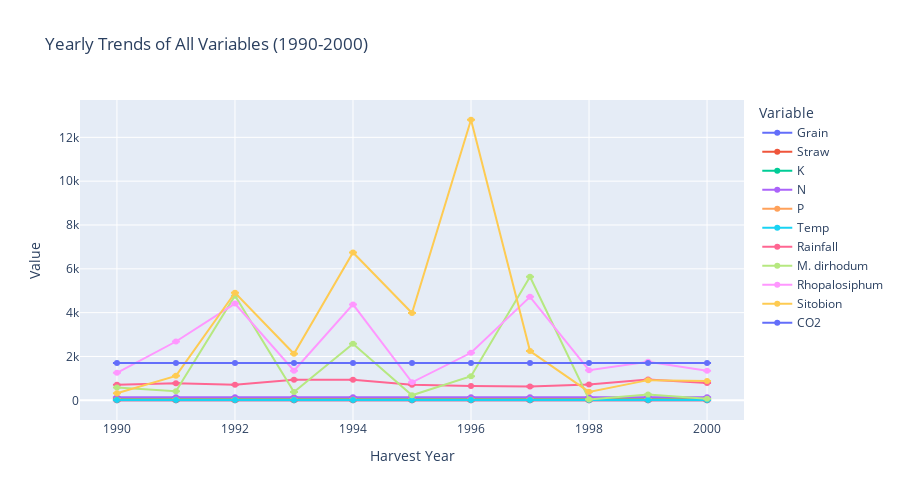
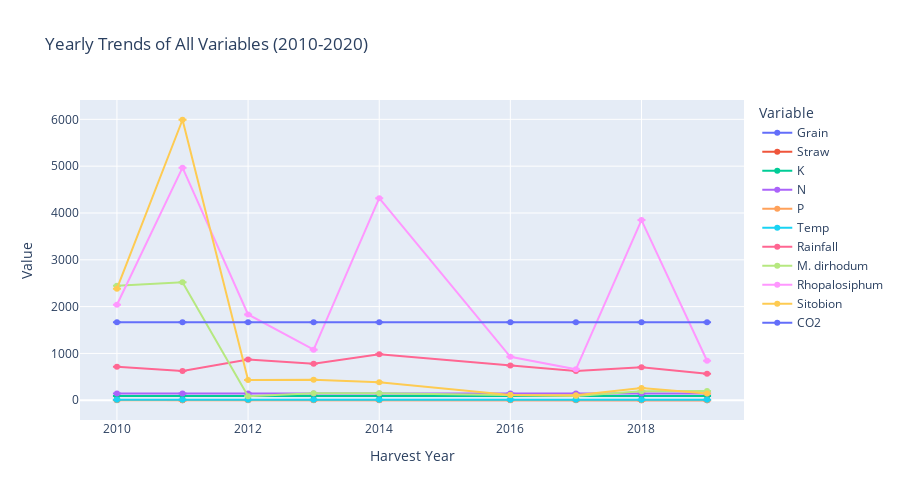

The code cell stored with these charts, in order, in its notebook:
### Code cell
# Reorder so grain and straw are first
all_numeric = [col for col in summary_df.columns if col != 'harvest_year']
numeric_cols = ['grain', 'straw'] + [col for col in all_numeric if col not in ['grain', 'straw']]

# 1990-2000 plot
fig_90s = go.Figure()
for col in numeric_cols:
    legend_name = col_map.get(col, col)
    fig_90s.add_trace(go.Scatter(
        x=summary_90s.index,
        y=summary_90s[col],
        error_y=dict(type='data', array=stderr_90s[col]),
        mode='lines+markers',
        name=legend_name
    ))
fig_90s.update_layout(
    title='Yearly Trends of All Variables (1990-2000)',
    xaxis_title='Harvest Year',
    yaxis_title='Value',
    legend_title='Variable',
    width=900,
    height=500
)
fig_90s.show()

# 2010-2020 plot
fig_10s = go.Figure()
for col in numeric_cols:
    legend_name = col_map.get(col, col)
    fig_10s.add_trace(go.Scatter(
        x=summary_10s.index,
        y=summary_10s[col],
        error_y=dict(type='data', array=stderr_10s[col]),
        mode='lines+markers',
        name=legend_name
    ))
fig_10s.update_layout(
    title='Yearly Trends of All Variables (2010-2020)',
    xaxis_title='Harvest Year',
    yaxis_title='Value',
    legend_title='Variable',
    width=900,
    height=500
)
fig_10s.show()

# Export 1990-2000 plot to JSON
with open('website/plotly-json/1_SummaryPlot_1990.json', 'w') as f:
    f.write(fig_90s.to_json())

# Export 2010-2020 plot to JSON
with open('website/plotly-json/1_SummaryPlot_2010.json', 'w') as f:
    f.write(fig_10s.to_json())

### Figure 1 — Plotly figure (JSON) as saved in the notebook; plotly's stock layout.template omitted (floating-point values rounded to 4 significant figures)
{"data": [{"error_y": {"array": [0.3298, 0.348, 0.5161, 0.5834, 0.4895, 0.3498, 0.2091, 0.4418, 0.5803, 0.7525, 0.7042], "type": "data"}, "mode": "lines+markers", "name": "Grain", "type": "scatter", "x": [1990, 1991, 1992, 1993, 1994, 1995, 1996, 1997, 1998, 1999, 2000], "y": [7.63, 7.207, 6.884, 5.196, 6.161, 5.926, 7.425, 6.885, 5.166, 5.246, 5.044]}, {"error_y": {"array": [0.2975, 0.25, 0.5125, 0.28, 0.3849, 0.0225, 0.2566, 0.3431, 0.262, 0.5959, 0.1612], "type": "data"}, "mode": "lines+markers", "name": "Straw", "type": "scatter", "x": [1990, 1991, 1992, 1993, 1994, 1995, 1996, 1997, 1998, 1999, 2000], "y": [3.275, 6.06, 4.455, 2.54, 4.19, 2.545, 3.828, 2.76, 4.218, 2.515, 2.735]}, {"error_y": {"array": [0, 0, 0, 0, 0, 0, 0, 0, 0, 0, 0], "type": "data"}, "mode": "lines+markers", "name": "K", "type": "scatter", "x": [1990, 1991, 1992, 1993, 1994, 1995, 1996, 1997, 1998, 1999, 2000], "y": [90, 90, 90, 90, 90, 90, 90, 90, 90, 90, 90]}, {"error_y": {"array": [0, 0, 0, 0, 0, 0, 0, 0, 0, 0, 0], "type": "data"}, "mode": "lines+markers", "name": "N", "type": "scatter", "x": [1990, 1991, 1992, 1993, 1994, 1995, 1996, 1997, 1998, 1999, 2000], "y": [144, 144, 144, 144, 144, 144, 144, 144, 144, 144, 144]}, {"error_y": {"array": [0, 0, 0, 0, 0, 0, 0, 0, 0, 0, 0], "type": "data"}, "mode": "lines+markers", "name": "P", "type": "scatter", "x": [1990, 1991, 1992, 1993, 1994, 1995, 1996, 1997, 1998, 1999, 2000], "y": [35, 35, 35, 35, 35, 35, 35, 35, 35, 35, 35]}, {"error_y": {"array": [0, 0, 0, 0, 0, 0, 0, 0, 0, 0, 0], "type": "data"}, "mode": "lines+markers", "name": "Temp", "type": "scatter", "x": [1990, 1991, 1992, 1993, 1994, 1995, 1996, 1997, 1998, 1999, 2000], "y": [10.47, 9.143, 10.0, 9.488, 9.593, 10.57, 9.244, 9.926, 10.26, 10.3, 10.26]}, {"error_y": {"array": [0, 0, 0, 0, 4.641e-14, 0, 0, 0, 0, 0, 0], "type": "data"}, "mode": "lines+markers", "name": "Rainfall", "type": "scatter", "x": [1990, 1991, 1992, 1993, 1994, 1995, 1996, 1997, 1998, 1999, 2000], "y": [709.0, 776.3, 714.4, 935.7, 934.5, 706.9, 652.7, 633.2, 726.4, 951.6, 794.0]}, {"error_y": {"array": [0, 0, 0, 0, 0, 0, 0, 0, 0, 0, 0], "type": "data"}, "mode": "lines+markers", "name": "M. dirhodum", "type": "scatter", "x": [1990, 1991, 1992, 1993, 1994, 1995, 1996, 1997, 1998, 1999, 2000], "y": [579, 415, 4775, 381, 2583, 229, 1101, 5640, 41, 265, 75]}, {"error_y": {"array": [0, 0, 0, 0, 0, 0, 0, 0, 0, 0, 0], "type": "data"}, "mode": "lines+markers", "name": "Rhopalosiphum", "type": "scatter", "x": [1990, 1991, 1992, 1993, 1994, 1995, 1996, 1997, 1998, 1999, 2000], "y": [1256, 2683, 4415, 1349, 4376, 820, 2169, 4720, 1374, 1757, 1351]}, {"error_y": {"array": [0, 0, 0, 0, 0, 0, 0, 0, 0, 0, 0], "type": "data"}, "mode": "lines+markers", "name": "Sitobion", "type": "scatter", "x": [1990, 1991, 1992, 1993, 1994, 1995, 1996, 1997, 1998, 1999, 2000], "y": [324, 1115, 4911, 2123, 6747, 3983, 12803, 2247, 385, 920, 877]}, {"error_y": {"array": [0, 0, 0, 0, 9.282e-14, 0, 0, 0, 0, 0, 0], "type": "data"}, "mode": "lines+markers", "name": "CO2", "type": "scatter", "x": [1990, 1991, 1992, 1993, 1994, 1995, 1996, 1997, 1998, 1999, 2000], "y": [1700.0, 1700.0, 1700.0, 1700.0, 1700.0, 1700.0, 1700.0, 1700.0, 1700.0, 1700.0, 1700.0]}], "layout": {"height": 500, "legend": {"title": {"text": "Variable"}}, "title": {"text": "Yearly Trends of All Variables (1990-2000)"}, "width": 900, "xaxis": {"title": {"text": "Harvest Year"}}, "yaxis": {"title": {"text": "Value"}}}}

### Figure 2 — Plotly figure (JSON) as saved in the notebook; plotly's stock layout.template omitted (floating-point values rounded to 4 significant figures)
{"data": [{"error_y": {"array": [0.3018, 0.3691, 0.5457, 0.4034, 1.093, 0.6288, 0.5768, 0.318, 0.6488], "type": "data"}, "mode": "lines+markers", "name": "Grain", "type": "scatter", "x": [2010, 2011, 2012, 2013, 2014, 2016, 2017, 2018, 2019], "y": [5.607, 4.764, 5.614, 5.706, 6.242, 6.26, 4.947, 5.625, 5.736]}, {"error_y": {"array": [0.08101, 0.2915, 0.3544, 0.2743, 0.2976, 0.2886, 0.6478, 0.2117, 0.1911], "type": "data"}, "mode": "lines+markers", "name": "Straw", "type": "scatter", "x": [2010, 2011, 2012, 2013, 2014, 2016, 2017, 2018, 2019], "y": [2.79, 2.077, 4.827, 3.43, 3.81, 3.06, 2.78, 2.172, 1.655]}, {"error_y": {"array": [0, 0, 0, 0, 0, 0, 0, 0, 0], "type": "data"}, "mode": "lines+markers", "name": "K", "type": "scatter", "x": [2010, 2011, 2012, 2013, 2014, 2016, 2017, 2018, 2019], "y": [90, 90, 90, 90, 90, 90, 90, 90, 90]}, {"error_y": {"array": [0, 0, 0, 0, 0, 0, 0, 0, 0], "type": "data"}, "mode": "lines+markers", "name": "N", "type": "scatter", "x": [2010, 2011, 2012, 2013, 2014, 2016, 2017, 2018, 2019], "y": [144, 144, 144, 144, 144, 144, 144, 144, 144]}, {"error_y": {"array": [0, 0, 0, 0, 0, 0, 0, 0, 0], "type": "data"}, "mode": "lines+markers", "name": "P", "type": "scatter", "x": [2010, 2011, 2012, 2013, 2014, 2016, 2017, 2018, 2019], "y": [0, 0, 0, 0, 0, 0, 0, 0, 0]}, {"error_y": {"array": [0, 0, 0, 0, 0, 0, 0, 0, 0], "type": "data"}, "mode": "lines+markers", "name": "Temp", "type": "scatter", "x": [2010, 2011, 2012, 2013, 2014, 2016, 2017, 2018, 2019], "y": [9.701, 9.629, 10.53, 9.149, 10.88, 10.77, 10.69, 10.56, 10.24]}, {"error_y": {"array": [0, 0, 0, 0, 0, 4.641e-14, 0, 0, 0], "type": "data"}, "mode": "lines+markers", "name": "Rainfall", "type": "scatter", "x": [2010, 2011, 2012, 2013, 2014, 2016, 2017, 2018, 2019], "y": [717.3, 623.7, 870.8, 778.3, 982.9, 742.8, 622.2, 704.2, 565.2]}, {"error_y": {"array": [0, 0, 0, 0, 0, 0, 0, 0, 0], "type": "data"}, "mode": "lines+markers", "name": "M. dirhodum", "type": "scatter", "x": [2010, 2011, 2012, 2013, 2014, 2016, 2017, 2018, 2019], "y": [2448, 2519, 86, 151, 150, 110, 91, 191, 200]}, {"error_y": {"array": [0, 0, 0, 0, 0, 0, 0, 0, 0], "type": "data"}, "mode": "lines+markers", "name": "Rhopalosiphum", "type": "scatter", "x": [2010, 2011, 2012, 2013, 2014, 2016, 2017, 2018, 2019], "y": [2040, 4968, 1833, 1081, 4315, 927, 660, 3848, 843]}, {"error_y": {"array": [0, 0, 0, 0, 0, 0, 0, 0, 0], "type": "data"}, "mode": "lines+markers", "name": "Sitobion", "type": "scatter", "x": [2010, 2011, 2012, 2013, 2014, 2016, 2017, 2018, 2019], "y": [2382, 5991, 434, 437, 384, 111, 106, 264, 145]}, {"error_y": {"array": [0, 0, 0, 0, 0, 9.282e-14, 0, 0, 0], "type": "data"}, "mode": "lines+markers", "name": "CO2", "type": "scatter", "x": [2010, 2011, 2012, 2013, 2014, 2016, 2017, 2018, 2019], "y": [1665.0, 1665.0, 1665.0, 1665.0, 1665.0, 1665.0, 1665.0, 1665.0, 1665.0]}], "layout": {"height": 500, "legend": {"title": {"text": "Variable"}}, "title": {"text": "Yearly Trends of All Variables (2010-2020)"}, "width": 900, "xaxis": {"title": {"text": "Harvest Year"}}, "yaxis": {"title": {"text": "Value"}}}}
